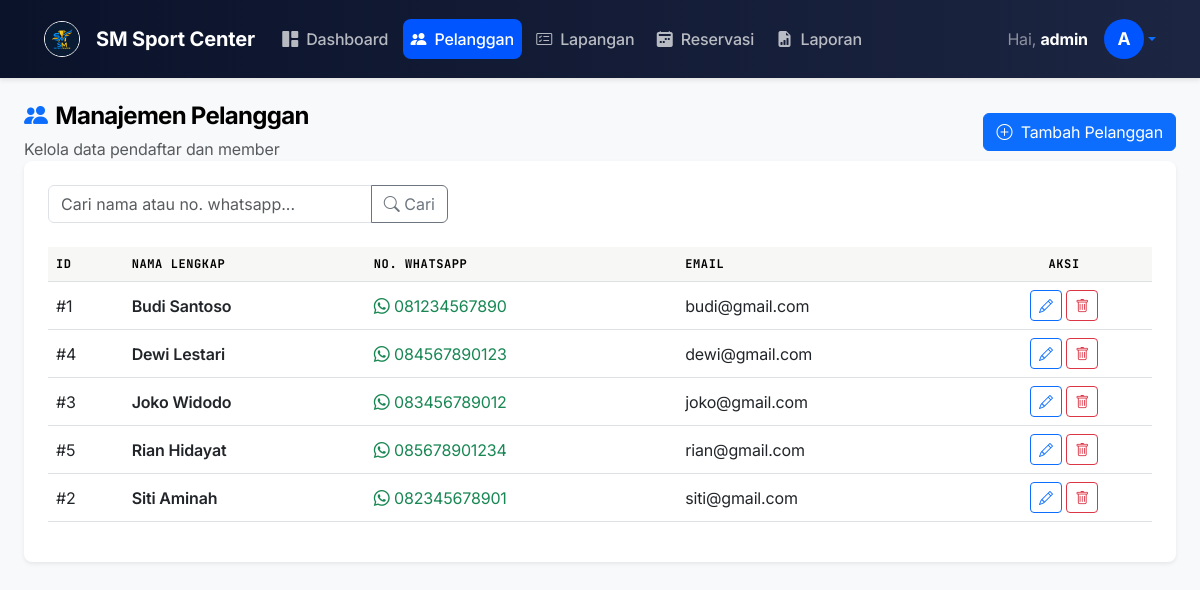
Screenshot of /pelanggan/index.php (signed in) with the database file from the repository.
### tables this page shows
CREATE TABLE IF NOT EXISTS `pelanggan` (
  `id_pelanggan` INT AUTO_INCREMENT PRIMARY KEY,
  `nama` VARCHAR(100) NOT NULL,
  `no_hp` VARCHAR(20) NOT NULL,
  `email` VARCHAR(100) NOT NULL
);

### pelanggan/index.php (the view, shortened to what this page needs)
<?php
require_once '../config/koneksi.php';
require_once '../includes/header.php';
$search = $_GET['search'] ?? '';
$sql = "SELECT * FROM pelanggan";
$params = [];
$sql .= " ORDER BY nama ASC";
$stmt = $koneksi->prepare($sql);
$stmt->execute($params);
$pelanggan = $stmt->fetchAll();
?>
<div class="page-header d-flex justify-content-between align-items-center">
    <div>
        <h4><i class="bi bi-people-fill me-2 text-primary"></i>Manajemen Pelanggan</h4>
        <p class="text-muted mb-0">Kelola data pendaftar dan member</p>
    </div>
    <a href="tambah.php" class="btn btn-primary">
        <i class="bi bi-plus-circle me-1"></i> Tambah Pelanggan
    </a>
</div>
<div class="card shadow-sm border-0 mb-4">
    <div class="card-body p-4">
        <form action="" method="GET" class="mb-4">
            <div class="input-group" style="max-width: 400px;">
                <input type="text" class="form-control" name="search" placeholder="Cari nama atau no. whatsapp..." value="<?= htmlspecialchars($search) ?>">
                <button class="btn btn-outline-secondary" type="submit"><i class="bi bi-search"></i> Cari</button>
            </div>
        </form>
        <div class="table-responsive">
            <table class="table table-hover align-middle">
                <thead class="table-light">
                    <tr>
                        <th>ID</th>
                        <th>Nama Lengkap</th>
                        <th>No. WhatsApp</th>
                        <th>Email</th>
                        <th class="text-center">Aksi</th>
                    </tr>
                </thead>
                <tbody>
                    <?php if (count($pelanggan) > 0): ?>
                        <?php foreach ($pelanggan as $row): ?>
                            <tr>
                                <td>#<?= $row['id_pelanggan'] ?></td>
                                <td class="fw-semibold"><?= htmlspecialchars($row['nama']) ?></td>
                                <td>
                                    <a href="https://wa.me/<?= preg_replace('/^0/', '62', $row['no_hp']) ?>" target="_blank" class="text-decoration-none text-success">
                                        <i class="bi bi-whatsapp"></i> <?= htmlspecialchars($row['no_hp']) ?>
                                    </a>
                                </td>
                                <td><?= htmlspecialchars($row['email']) ?></td>
                                <td class="text-center">
                                    <a href="edit.php?id=<?= $row['id_pelanggan'] ?>" class="btn btn-sm btn-outline-primary" title="Edit">
                                        <i class="bi bi-pencil"></i>
                                    </a>
                                    <a href="hapus.php?id=<?= $row['id_pelanggan'] ?>" class="btn btn-sm btn-outline-danger" title="Hapus" onclick="return confirm('Yakin ingin menghapus pelanggan ini? Seluruh riwayat reservasinya juga akan ikut terhapus!');">
                                        <i class="bi bi-trash"></i>
                                    </a>
                                </td>
                            </tr>
                        <?php endforeach; ?>
                    <?php else: ?>
                        <tr>
                            <td colspan="5" class="text-center py-4 text-muted">Tidak ada data pelanggan ditemukan.</td>
                        </tr>
                    <?php endif; ?>
                </tbody>
            </table>
        </div>
    </div>
</div>
<?php require_once '../includes/footer.php'; ?>

### assets/css/style.css (style rules this page uses)
:root { --primary: #0055ff; --on-primary: #ffffff; --canvas: #ffffff; --ink: #000000; --inverse-canvas: #000000; --inverse-ink: #ffffff; --hairline: #e6e6e6; --surface-soft: #f7f7f5; --block-lime: #dceeb1; --block-lilac: #c5b0f4; --block-cream: #f4ecd6; --block-mint: #c8e6cd; --block-navy: #1f1d3d; --font-sans: 'Inter', -apple-system, sans-serif; --font-mono: 'JetBrains Mono', monospace; --rounded-md: 8px; --rounded-lg: 24px; --rounded-pill: 50px; --sidebar-width: 270px; --sidebar-bg: linear-gradient(180deg, #0B132B 0%, #1C2541 100%); --sidebar-border: rgba(255, 255, 255, 0.1); --sidebar-text: #9ca3af; --bg-light: #f8fafc; --transition: 0.2s ease; }
*, *::before, *::after { box-sizing: border-box; margin: 0; padding: 0; }
body { font-family: var(--font-sans); background: var(--canvas); color: var(--ink); font-size: 16px; font-weight: 400; line-height: 1.5; min-height: 100vh; letter-spacing: -0.01em; }
h1, h2, h3, h4, h5, h6 { font-weight: 700; letter-spacing: -0.03em; color: var(--ink); line-height: 1.1; }
.card { border: 1px solid var(--hairline); border-radius: var(--rounded-md); background: #fff; box-shadow: none; }
.card-body { padding: 24px; }
.table th { background: var(--surface-soft); font-family: var(--font-mono); font-size: 0.75rem; text-transform: uppercase; letter-spacing: 0.05em; color: var(--ink); }

### rows the page displays
pelanggan: id_pelanggan "1", nama "Budi Santoso", no_hp "081234567890", email "budi@gmail.com"
pelanggan: id_pelanggan "4", nama "Dewi Lestari", no_hp "084567890123", email "dewi@gmail.com"
pelanggan: id_pelanggan "3", nama "Joko Widodo", no_hp "083456789012", email "joko@gmail.com"
pelanggan: id_pelanggan "5", nama "Rian Hidayat", no_hp "085678901234", email "rian@gmail.com"
pelanggan: id_pelanggan "2", nama "Siti Aminah", no_hp "082345678901", email "siti@gmail.com"

### other values shown
$_SESSION['username'] "admin"
substr($_SESSION['username'], 0, 1) "A"
